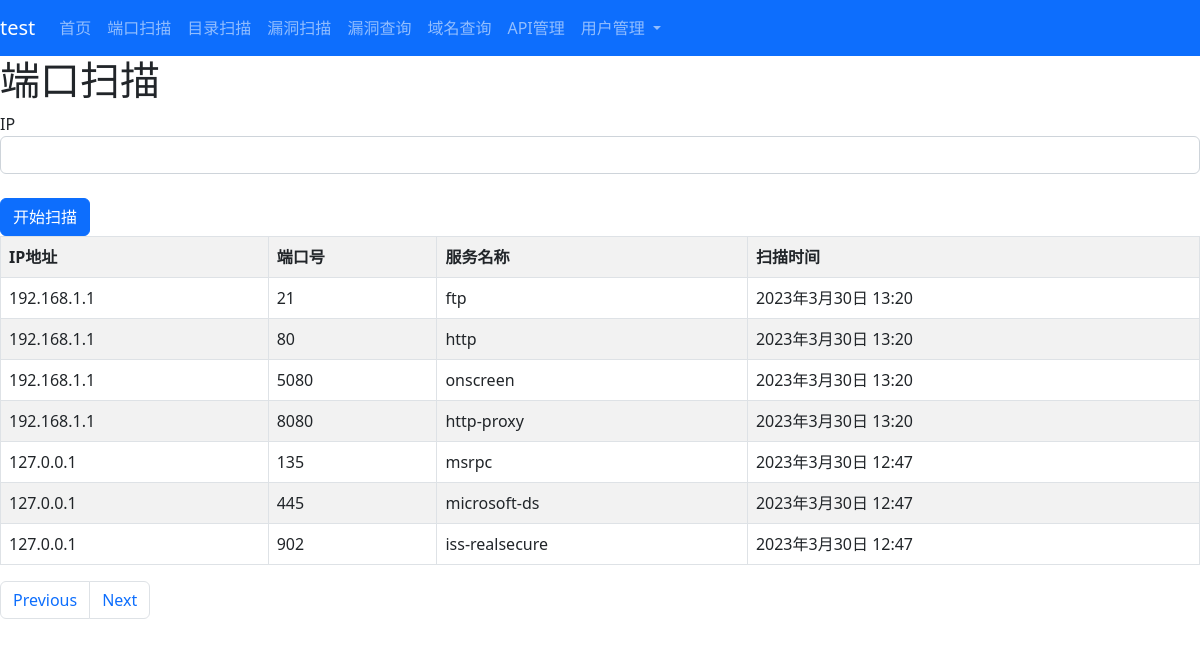
The app's page /port-scan/?page=4 (signed in) with its own data.
### portscan/models.py (models this page shows)
class Ports(models.Model):
    username = models.CharField(max_length=20)
    ip = models.GenericIPAddressField()
    portid = models.IntegerField()
    service = models.CharField(max_length=30,default='unknown')
    datetime = models.DateTimeField()

### portscan/views.py (the view, shortened to what this page needs)
# urls.py: path('port-scan/',portscan_views.scanner),
def scanner(request):
    if not request.session.get('is_login', None):
        return redirect('/')
    port_list = models.Ports.objects.filter(username=request.session['username']).order_by("-datetime")
    port_list = Paginator(port_list, 7)
    page = request.GET.get('page')
    port_list = port_list.get_page(page)
    return render(request,'port-scan.html',locals())

### templates/port-scan.html (shortened to what this page needs)
{%extends "base.html" %}
{% block mainbody %}
<h1>端口扫描</h1>
<div class="row">
    <div class="col p-6">
        <form action="/port-scan/" method="post">
        <label>IP</label>
        <input class="form-control"  type="text" name="ip"><br/>
        <input type="submit" value="开始扫描" class="btn btn-primary btn-block"/>
        </form>
    </div>
</div>
<div class="row">
    <div class="col p-6">
        <table class="table table-bordered table-striped">
            <tr>
                <th>IP地址</th>
                <th>端口号</th>
                <th>服务名称</th>
                <th>扫描时间</th>
            </tr>
            {% for result in port_list %}
            <tr>
                <td>{{ result.ip }}</td>
                <td>{{ result.portid }}</td>
                <td>{{ result.service }}</td>
                <td>{{ result.datetime }}</td>
            </tr>
            {% endfor %}
        </table>
        <ul class="pagination">
            {% if port_list.has_previous %}
            <li class="page-item"><a class="page-link" href="/port-scan/?page={{ port_list.previous_page_number }}">Previous</a></li>
            {% endif %}
            {% if port_list.has_next %}
            <li class="page-item"><a class="page-link" href="/port-scan/?page={{ port_list.next_page_number }}">Next</a></li>
            {% endif %}
        </ul>
    </div>
</div>
{% endblock %}

### records on screen
Ports: ip "192.168.1.1", portid "21", service "ftp", datetime "2023年3月30日 13:20"
Ports: ip "192.168.1.1", portid "80", service "http", datetime "2023年3月30日 13:20"
Ports: ip "192.168.1.1", portid "5080", service "onscreen", datetime "2023年3月30日 13:20"
Ports: ip "192.168.1.1", portid "8080", service "http-proxy", datetime "2023年3月30日 13:20"
Ports: ip "127.0.0.1", portid "135", service "msrpc", datetime "2023年3月30日 12:47"
Ports: ip "127.0.0.1", portid "445", service "microsoft-ds", datetime "2023年3月30日 12:47"
Ports: ip "127.0.0.1", portid "902", service "iss-realsecure", datetime "2023年3月30日 12:47"

### other values on screen
{{ request.session.username }} "test"
